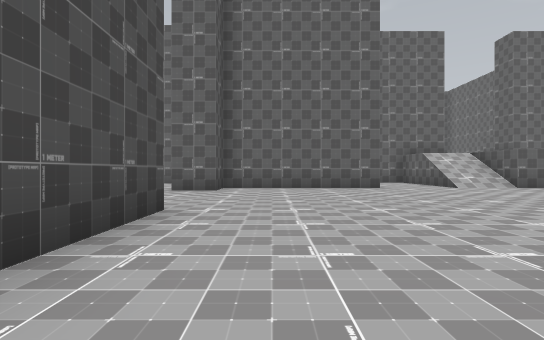
[1] (above)

20 first-person views from a walk through a Unity game level. The camera is 1.3 m above the floor, looks level and sees 80° across. The floor is counted in squares, 2 m on a side. Each view is taken from the middle of a square. On the plan, view 1 faces up. The plan holds only what a view shows up to about 10 squares ahead; the rest is blank. The place goes on beyond the plan. Some animated figures are left out.

[2]
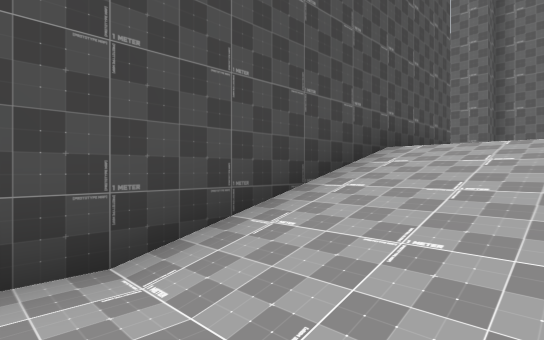

[3]
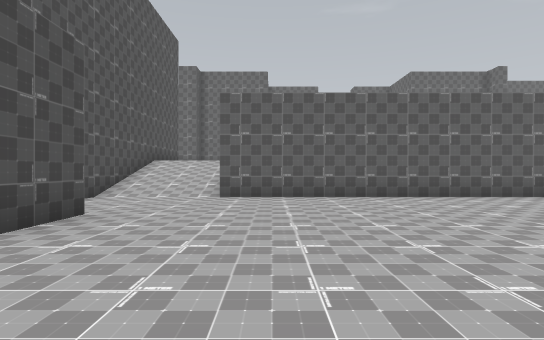

[4]
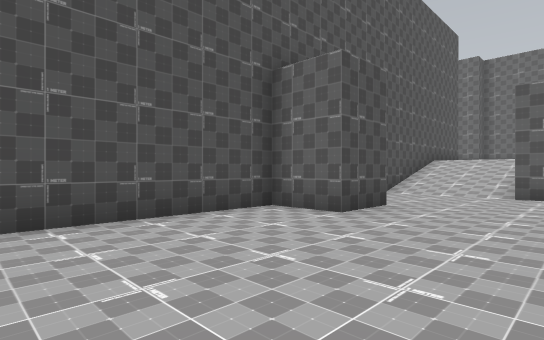

[5]
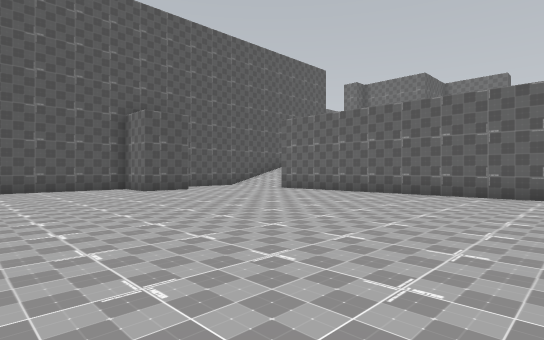

[6]
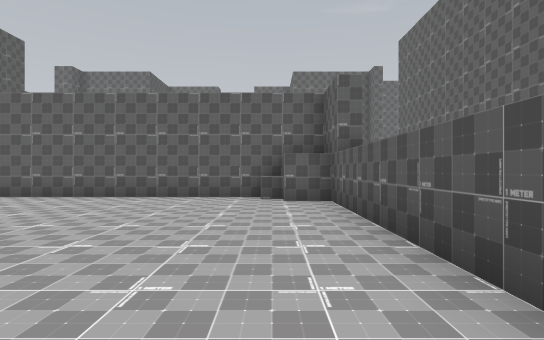

[7]
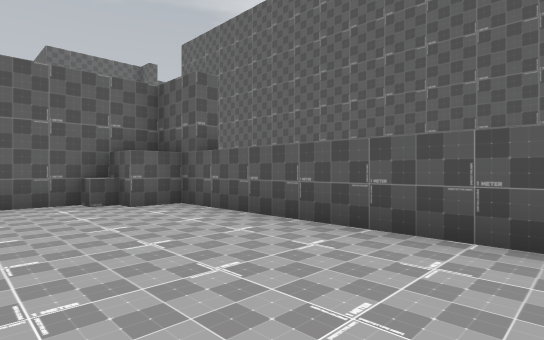

[8]
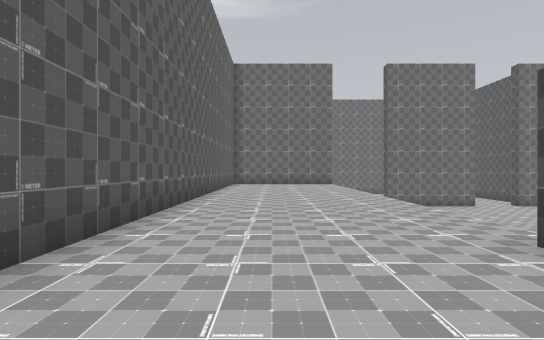

[9]
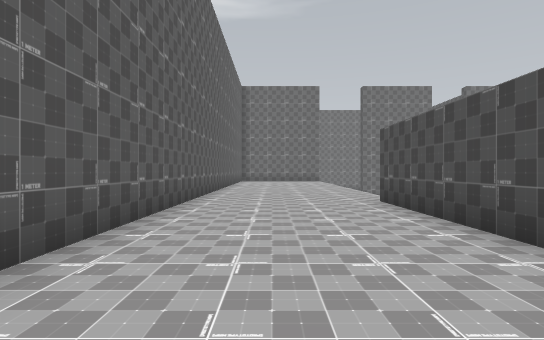

[10]
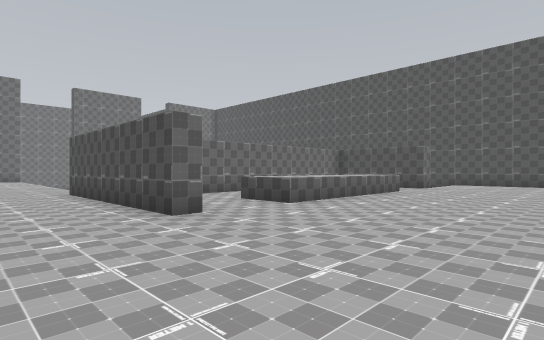

[11]
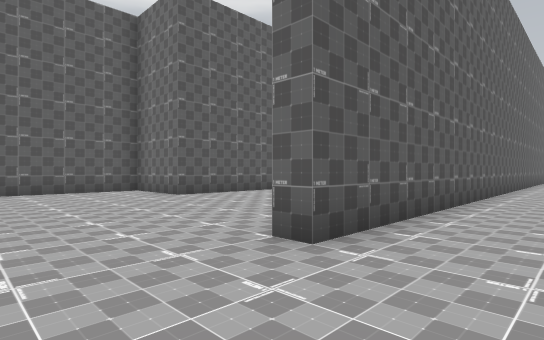

[12]
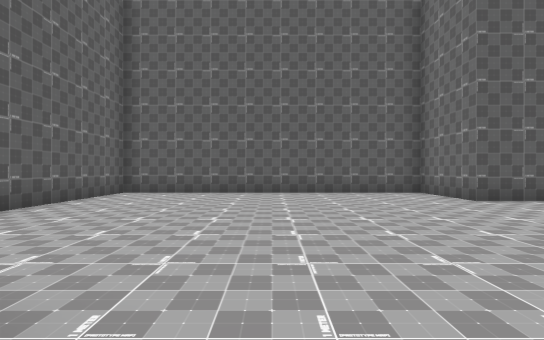

[13]
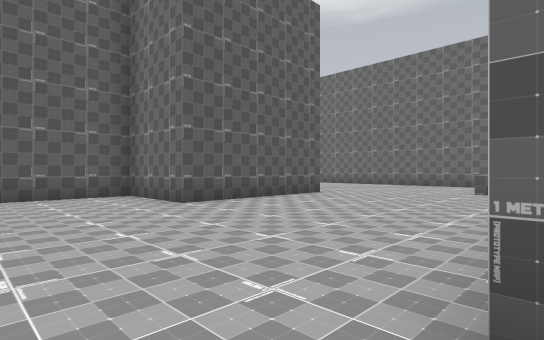

[14]
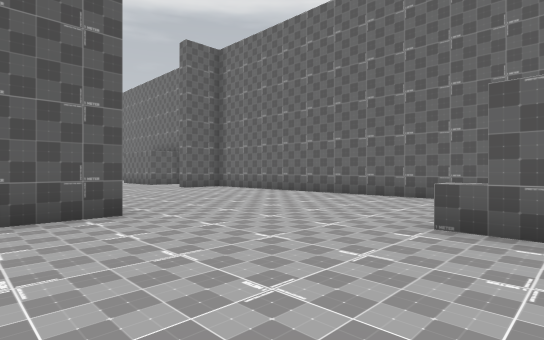

[15]
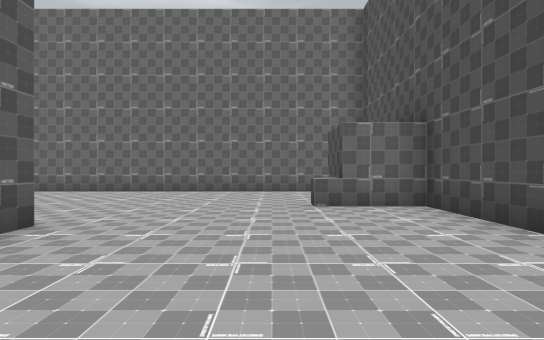

[16]
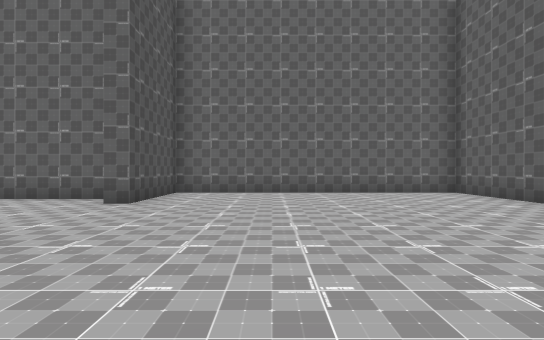

[17]
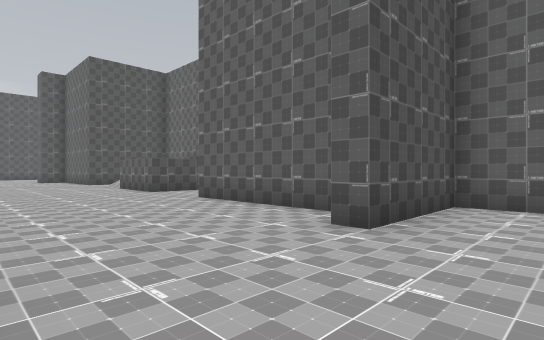

[18]
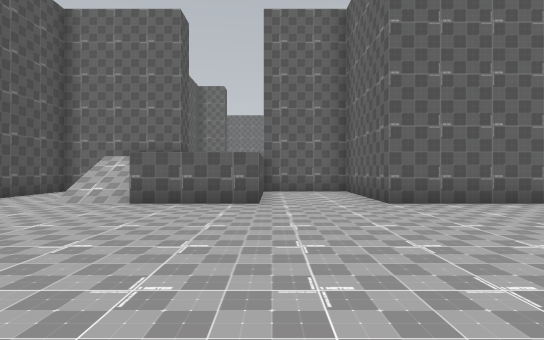

[19]
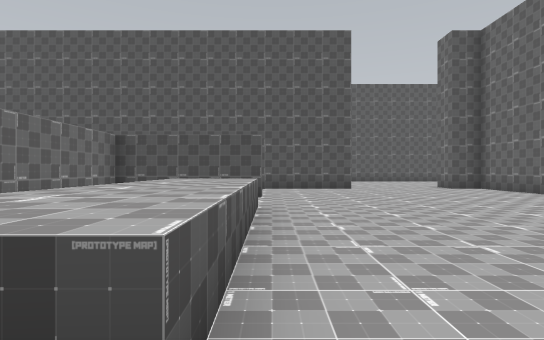

[20]
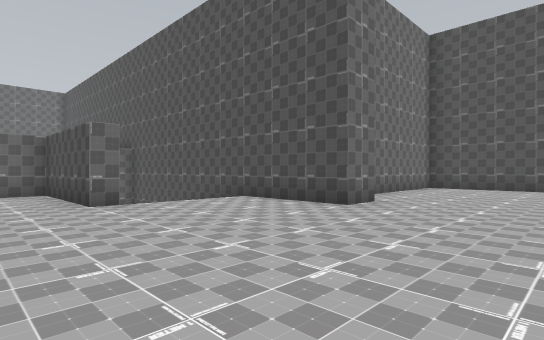

### Floor plan
Key: @ floor where view 1 was taken; # wall or solid block; . main floor; - floor 2 m lower than the main floor; / step, stairs or slope; ^ raised ledge.
Columns run from 9 left of view 1 to 26 right of it. Each row starts with its distance up from view 1.
 12            #####  ####
 11            #.     /..#   ##########
 10            #..//  /..#   #........#
  9        #####..//  /..#####........#
  8        #.................#........#
  7        ...........................#
  6 #.................................#
  5 #.................................#
  4   ................................#
  3    ....#.................#........#
  2    #####.................#........#
  1        #.................#.....####
  0        #/@/#. ^^^^^..#...#.....#
 -1        #///#. ...... #...#.....#
 -2        #///#.    ..  #...#.....#
 -3        #///###########...#.......
 -4        #------------#....#..........
 -5          ------------....##^........
 -6          ------------....##.........
 -7        ###-----------....# ........
 -8        #-------------....# .........
 -9        #-------------....###########
-10        #-------------....#
-11        #-------------....#
-12        #----- ------ ....#

Where each view was taken, in squares from view 1:
view 1: 0 up, 0 right, facing up
view 2: 4 down, 1 right, facing up-left
view 3: 11 down, 3 right, facing up
view 4: 12 down, 3 right, facing up-left
view 5: 12 down, 10 right, facing up-left
view 6: 11 down, 10 right, facing up
view 7: 10 down, 8 right, facing up-right
view 8: 2 down, 14 right, facing down
view 9: 2 up, 14 right, facing down
view 10: 5 up, 14 right, facing down-left
view 11: 6 up, 14 right, facing down-right
view 12: 6 up, 15 right, facing right
view 13: 5 up, 16 right, facing down-right
view 14: 1 down, 17 right, facing down-right
view 15: 1 up, 19 right, facing down
view 16: 1 up, 19 right, facing up
view 17: 4 up, 18 right, facing up-left
view 18: 2 up, 9 right, facing up
view 19: 1 up, 10 right, facing left
view 20: 7 up, 4 right, facing down-left
